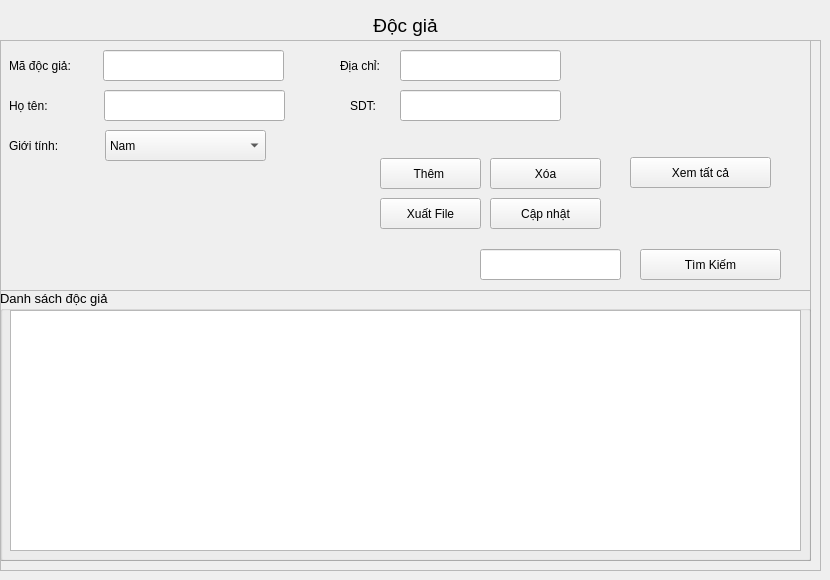
     <widget class="QWidget" name="tw4">
      <attribute name="title">
       <string>hoadon</string>
      </attribute>
      <widget class="QFrame" name="frame_12">
       <property name="geometry">
        <rect>
         <x>0</x>
         <y>40</y>
         <width>821</width>
         <height>531</height>
        </rect>
       </property>
       <property name="frameShape">
        <enum>QFrame::StyledPanel</enum>
       </property>
       <property name="frameShadow">
        <enum>QFrame::Raised</enum>
       </property>
       <widget class="QFrame" name="frame_13">
        <property name="geometry">
         <rect>
          <x>0</x>
          <y>0</y>
          <width>811</width>
          <height>251</height>
         </rect>
        </property>
        <property name="frameShape">
         <enum>QFrame::StyledPanel</enum>
        </property>
        <property name="frameShadow">
         <enum>QFrame::Raised</enum>
        </property>
        <widget class="QLabel" name="label_39">
         <property name="geometry">
          <rect>
           <x>9</x>
           <y>90</y>
           <width>81</width>
           <height>31</height>
          </rect>
         </property>
         <property name="font">
          <font>
           <pointsize>9</pointsize>
          </font>
         </property>
         <property name="text">
          <string>Giới tính:</string>
         </property>
        </widget>
        <widget class="QLineEdit" name="txtDiaChiDG">
         <property name="geometry">
          <rect>
           <x>400</x>
           <y>10</y>
           <width>161</width>
           <height>31</height>
          </rect>
         </property>
        </widget>
        <widget class="QLineEdit" name="txtMaDG">
         <property name="geometry">
          <rect>
           <x>103</x>
           <y>10</y>
           <width>181</width>
           <height>31</height>
          </rect>
         </property>
        </widget>
        <widget class="QLabel" name="label_46">
         <property name="geometry">
          <rect>
           <x>350</x>
           <y>50</y>
           <width>41</width>
           <height>31</height>
          </rect>
         </property>
         <property name="font">
          <font>
           <pointsize>9</pointsize>
          </font>
         </property>
         <property name="text">
          <string>SDT:</string>
         </property>
        </widget>
        <widget class="QLineEdit" name="txtSDTDG">
         <property name="geometry">
          <rect>
           <x>400</x>
           <y>50</y>
           <width>161</width>
           <height>31</height>
          </rect>
         </property>
        </widget>
        <widget class="QLabel" name="label_47">
         <property name="geometry">
          <rect>
           <x>340</x>
           <y>10</y>
           <width>51</width>
           <height>31</height>
          </rect>
         </property>
         <property name="font">
          <font>
           <pointsize>9</pointsize>
          </font>
         </property>
         <property name="text">
          <string>Địa chỉ:</string>
         </property>
        </widget>
        <widget class="QLabel" name="label_48">
         <property name="geometry">
          <rect>
           <x>9</x>
           <y>50</y>
           <width>51</width>
           <height>31</height>
          </rect>
         </property>
         <property name="font">
          <font>
           <pointsize>9</pointsize>
          </font>
         </property>
         <property name="text">
          <string>Họ tên:</string>
         </property>
        </widget>
        <widget class="QLabel" name="label_49">
         <property name="geometry">
          <rect>
           <x>9</x>
           <y>10</y>
           <width>91</width>
           <height>31</height>
          </rect>
         </property>
         <property name="font">
          <font>
           <pointsize>9</pointsize>
          </font>
         </property>
         <property name="text">
          <string>Mã độc giả:</string>
         </property>
        </widget>
        <widget class="QLineEdit" name="txtHoTenDG">
         <property name="geometry">
          <rect>
           <x>104</x>
           <y>50</y>
           <width>181</width>
           <height>31</height>
          </rect>
         </property>
        </widget>
        <widget class="QPushButton" name="btnAddDG">
         <property name="geometry">
          <rect>
           <x>380</x>
           <y>118</y>
           <width>101</width>
           <height>31</height>
          </rect>
         </property>
         <property name="text">
          <string>Thêm </string>
         </property>
        </widget>
        <widget class="QPushButton" name="btnDeleteDG">
         <property name="geometry">
          <rect>
           <x>490</x>
           <y>118</y>
           <width>111</width>
           <height>31</height>
          </rect>
         </property>
         <property name="text">
          <string>Xóa</string>
         </property>
        </widget>
        <widget class="QPushButton" name="btnXuatFileDG">
         <property name="geometry">
          <rect>
           <x>380</x>
           <y>158</y>
           <width>101</width>
           <height>31</height>
          </rect>
         </property>
         <property name="text">
          <string>Xuất File</string>
         </property>
        </widget>
        <widget class="QPushButton" name="btnShowAllDG">
         <property name="geometry">
          <rect>
           <x>630</x>
           <y>117</y>
           <width>141</width>
           <height>31</height>
          </rect>
         </property>
         <property name="text">
          <string>Xem tất cả</string>
         </property>
        </widget>
        <widget class="QPushButton" name="btnUpdateDG">
         <property name="geometry">
          <rect>
           <x>490</x>
           <y>158</y>
           <width>111</width>
           <height>31</height>
          </rect>
         </property>
         <property name="text">
          <string>Cập nhật</string>
         </property>
        </widget>
        <widget class="QPushButton" name="btnSearchDG">
         <property name="geometry">
          <rect>
           <x>640</x>
           <y>209</y>
           <width>141</width>
           <height>31</height>
          </rect>
         </property>
         <property name="text">
          <string>Tìm Kiếm</string>
         </property>
        </widget>
        <widget class="QLineEdit" name="txtSearchDG">
         <property name="geometry">
          <rect>
           <x>480</x>
           <y>209</y>
           <width>141</width>
           <height>31</height>
          </rect>
         </property>
         <property name="font">
          <font>
           <pointsize>12</pointsize>
          </font>
         </property>
        </widget>
        <widget class="QComboBox" name="cbbgioitinhDG">
         <property name="geometry">
          <rect>
           <x>105</x>
           <y>90</y>
           <width>161</width>
           <height>31</height>
          </rect>
         </property>
         <item>
          <property name="text">
           <string>Nam</string>
          </property>
         </item>
         <item>
          <property name="text">
           <string>Nữ</string>
          </property>
         </item>
         <item>
          <property name="text">
           <string>Khác</string>
          </property>
         </item>
        </widget>
       </widget>
       <widget class="QFrame" name="frame_14">
        <property name="geometry">
         <rect>
          <x>0</x>
          <y>250</y>
          <width>811</width>
          <height>271</height>
         </rect>
        </property>
        <property name="frameShape">
         <enum>QFrame::StyledPanel</enum>
        </property>
        <property name="frameShadow">
         <enum>QFrame::Raised</enum>
        </property>
        <widget class="QGroupBox" name="groupBox_6">
         <property name="geometry">
          <rect>
           <x>0</x>
           <y>0</y>
           <width>811</width>
           <height>271</height>
          </rect>
         </property>
         <property name="font">
          <font>
           <pointsize>10</pointsize>
          </font>
         </property>
         <property name="title">
          <string>Danh sách độc giả</string>
         </property>
         <widget class="QTableWidget" name="tableDocGia">
          <property name="geometry">
           <rect>
            <x>10</x>
            <y>20</y>
            <width>791</width>
            <height>241</height>
           </rect>
          </property>
         </widget>
        </widget>
       </widget>
      </widget>
      <widget class="QLabel" name="label_43">
       <property name="geometry">
        <rect>
         <x>0</x>
         <y>10</y>
         <width>811</width>
         <height>31</height>
        </rect>
       </property>
       <property name="font">
        <font>
         <pointsize>14</pointsize>
        </font>
       </property>
       <property name="text">
        <string>&lt;html&gt;&lt;head/&gt;&lt;body&gt;&lt;p align=&quot;center&quot;&gt;Độc giả&lt;/p&gt;&lt;/body&gt;&lt;/html&gt;</string>
       </property>
      </widget>
     </widget>
